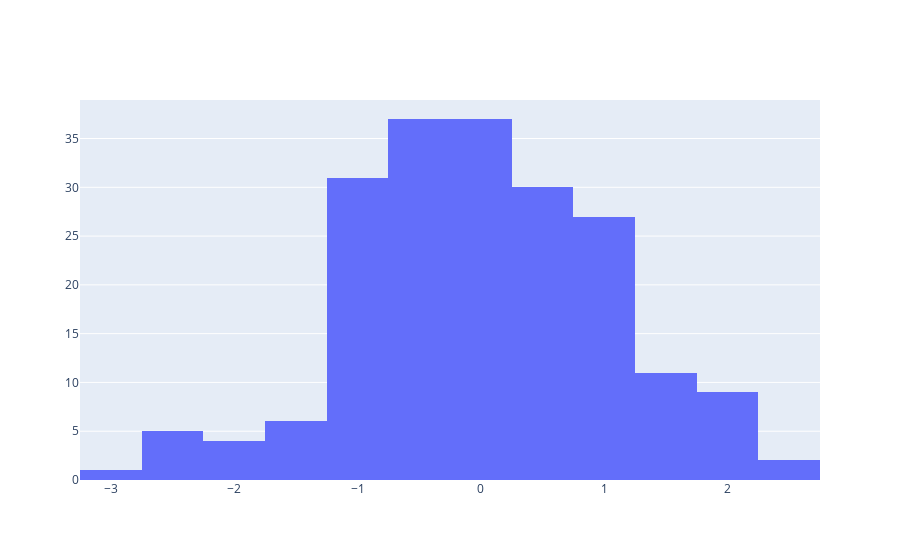

Notebook cell for this chart:
### Code cell
data=[hist]
offline.iplot(data)

### Figure 1 — Plotly figure (JSON) as saved in the notebook; plotly's stock layout.template omitted (floating-point values rounded to 4 significant figures; data arrays with more than 128 entries replaced by an {"elided": "..."} marker saying what was removed)
{"data": [{"type": "histogram", "x": {"elided": "200 float values"}}], "layout": {}}
